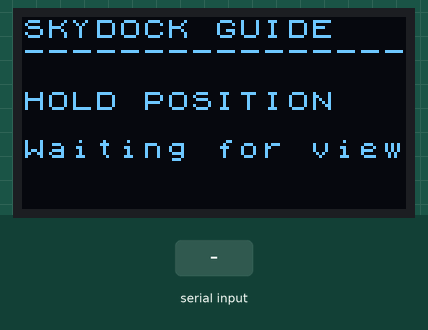
Bench run of a sketch on a simulated Arduino Nano, built with avr-gcc and run on an emulated ATmega328P. On the bench: 128×64 one-colour display. Inputs (shaded band) come from the test bench.

Above: at 1.4 s.
1.5 s: "GUIDE|\n" received over Serial
At 2.9 s:
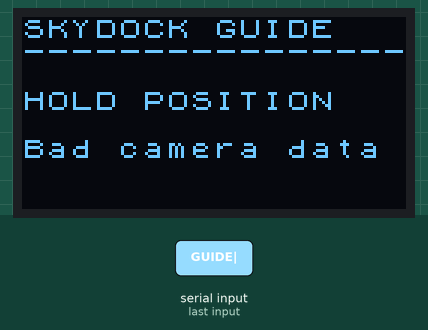
3.2 s: "CENTERED\n" received over Serial
At 4.4 s:
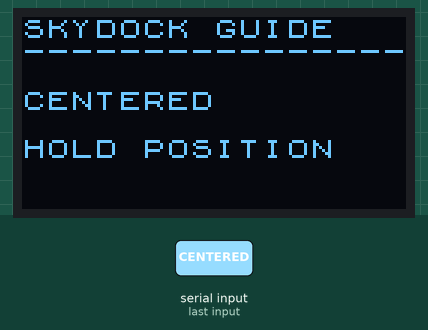
4.9 s: "HOLD\n" received over Serial
At 4.98 s:
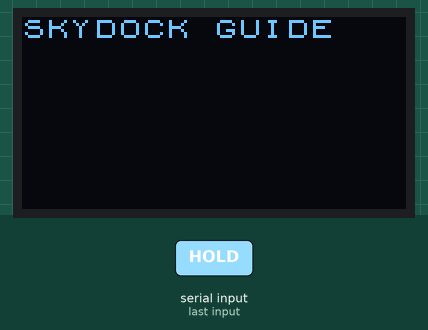
6.6 s: "-\n" received over Serial
At 6.8 s:
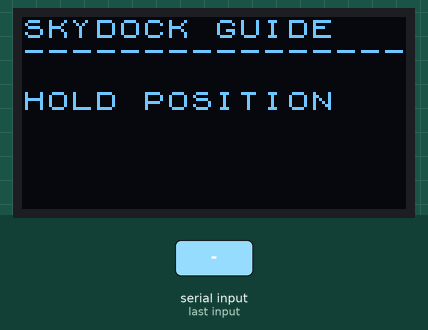
Timing chart, 0 to 9.3 s (numbered marks = the images above; inputs shaded):
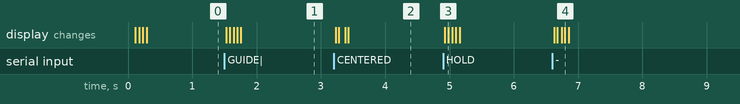

Measured:
- after the input at 1.5 s, the display: first changes at once (image 1 shows a later state)
- after the input at 3.2 s, the display: first changes at once (image 2 shows a later state)
- after the input at 4.9 s, the display: first changes at once (image 3 shows a later state)
- after the input at 6.6 s, the display: first changes at once (image 4 shows a later state)

The sketch:

skydock_oled.ino
```cpp
// Arduino Nano V3 / R3 clone + 128x64 I2C OLED.
// Default OLED driver is SH1106, common on 1.3-inch modules. If the screen is
// SSD1306, replace the include/class below as described in START_HERE_OLED.txt.
#include <Arduino.h>
#include <U8x8lib.h>

// Nano hardware I2C pins: A4 = SDA, A5 = SCL.
U8X8_SH1106_128X64_NONAME_HW_I2C display(U8X8_PIN_NONE);

char lineBuffer[64];
uint8_t lineLength = 0;

void printLine(uint8_t row, const char *text) {
  char clipped[17];  // 16 characters plus the string terminator.
  uint8_t i = 0;
  while (i < 16 && text[i] != '\0') {
    clipped[i] = text[i];
    ++i;
  }
  clipped[i] = '\0';
  display.drawString(0, row, clipped);
}

void showHold(const char *reason) {
  display.clearDisplay();
  printLine(0, "SKYDOCK GUIDE");
  printLine(1, "----------------");
  printLine(3, "HOLD POSITION");
  printLine(5, reason);
}

void showMessage(char *line) {
  if (strcmp(line, "CENTERED") == 0) {
    display.clearDisplay();
    printLine(0, "SKYDOCK GUIDE");
    printLine(1, "----------------");
    printLine(3, "CENTERED");
    printLine(5, "HOLD POSITION");
    return;
  }
  if (strcmp(line, "HOLD") == 0) {
    showHold("Waiting for view");
    return;
  }
  if (strncmp(line, "GUIDE|", 6) != 0) {
    showHold("Bad camera data");
    return;
  }

  // Incoming example: GUIDE|LEFT:35:mm|UP:42:mm
  char *x = line + 6;
  char *separator = strchr(x, '|');
  if (separator == NULL) {
    showHold("Bad camera data");
    return;
  }
  *separator = '\0';
  char *y = separator + 1;

  display.clearDisplay();
  printLine(0, "SKYDOCK GUIDE");
  printLine(1, "----------------");
  printLine(2, "MOVE DRONE:");
  if (strcmp(x, "-") != 0) printLine(4, x);
  if (strcmp(y, "-") != 0) printLine(6, y);
}

void setup() {
  Serial.begin(115200);
  display.begin();
  display.setFont(u8x8_font_chroma48medium8_r);
  showHold("Waiting for view");
}

void loop() {
  while (Serial.available() > 0) {
    const char c = (char)Serial.read();
    if (c == '\n') {
      lineBuffer[lineLength] = '\0';
      if (lineLength > 0) showMessage(lineBuffer);
      lineLength = 0;
    } else if (c != '\r') {
      if (lineLength < sizeof(lineBuffer) - 1) {
        lineBuffer[lineLength++] = c;
      } else {
        lineLength = 0;  // Discard an overlong line and await the next one.
      }
    }
  }
}
```
